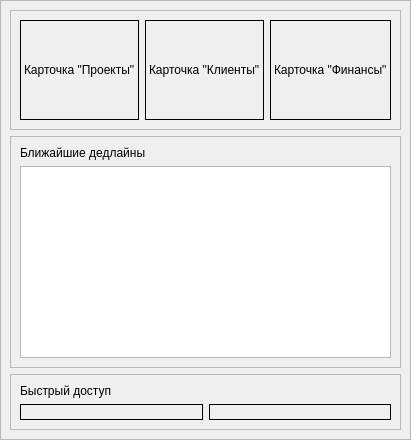
      <widget class="QWidget" name="page_main">
       <layout class="QGridLayout" name="gridLayout_25">
        <property name="leftMargin">
         <number>0</number>
        </property>
        <property name="topMargin">
         <number>0</number>
        </property>
        <property name="rightMargin">
         <number>0</number>
        </property>
        <property name="bottomMargin">
         <number>0</number>
        </property>
        <item row="0" column="0">
         <widget class="QFrame" name="frame_10">
          <property name="frameShape">
           <enum>QFrame::Shape::StyledPanel</enum>
          </property>
          <property name="frameShadow">
           <enum>QFrame::Shadow::Raised</enum>
          </property>
          <layout class="QGridLayout" name="gridLayout_29">
           <item row="0" column="0">
            <widget class="QFrame" name="frame_11">
             <property name="frameShape">
              <enum>QFrame::Shape::StyledPanel</enum>
             </property>
             <property name="frameShadow">
              <enum>QFrame::Shadow::Raised</enum>
             </property>
             <layout class="QGridLayout" name="gridLayout_26">
              <item row="0" column="0">
               <widget class="QLabel" name="lb_stat_projects">
                <property name="minimumSize">
                 <size>
                  <width>0</width>
                  <height>100</height>
                 </size>
                </property>
                <property name="frameShape">
                 <enum>QFrame::Shape::Box</enum>
                </property>
                <property name="text">
                 <string>Карточка &quot;Проекты&quot;</string>
                </property>
               </widget>
              </item>
              <item row="0" column="1">
               <widget class="QLabel" name="lb_stat_clients">
                <property name="frameShape">
                 <enum>QFrame::Shape::Box</enum>
                </property>
                <property name="text">
                 <string>Карточка &quot;Клиенты&quot;</string>
                </property>
               </widget>
              </item>
              <item row="0" column="2">
               <widget class="QLabel" name="lb_stat_finance">
                <property name="frameShape">
                 <enum>QFrame::Shape::Box</enum>
                </property>
                <property name="text">
                 <string>Карточка &quot;Финансы&quot;</string>
                </property>
               </widget>
              </item>
             </layout>
            </widget>
           </item>
           <item row="1" column="0">
            <widget class="QFrame" name="frame_12">
             <property name="frameShape">
              <enum>QFrame::Shape::StyledPanel</enum>
             </property>
             <property name="frameShadow">
              <enum>QFrame::Shadow::Raised</enum>
             </property>
             <layout class="QGridLayout" name="gridLayout_27">
              <item row="0" column="0">
               <widget class="QLabel" name="label_25">
                <property name="text">
                 <string>Ближайшие дедлайны</string>
                </property>
               </widget>
              </item>
              <item row="1" column="0">
               <widget class="QTableWidget" name="tw_home_deadlines"/>
              </item>
             </layout>
            </widget>
           </item>
           <item row="2" column="0">
            <widget class="QFrame" name="frame_13">
             <property name="frameShape">
              <enum>QFrame::Shape::StyledPanel</enum>
             </property>
             <property name="frameShadow">
              <enum>QFrame::Shadow::Raised</enum>
             </property>
             <layout class="QGridLayout" name="gridLayout_28">
              <item row="1" column="0">
               <widget class="QLabel" name="lb_new_client_card">
                <property name="frameShape">
                 <enum>QFrame::Shape::Box</enum>
                </property>
                <property name="text">
                 <string/>
                </property>
               </widget>
              </item>
              <item row="1" column="1">
               <widget class="QLabel" name="lb_new_project_card">
                <property name="frameShape">
                 <enum>QFrame::Shape::Box</enum>
                </property>
                <property name="text">
                 <string/>
                </property>
               </widget>
              </item>
              <item row="0" column="0" colspan="2">
               <widget class="QLabel" name="label_26">
                <property name="text">
                 <string>Быстрый доступ</string>
                </property>
               </widget>
              </item>
             </layout>
            </widget>
           </item>
          </layout>
         </widget>
        </item>
       </layout>
      </widget>
